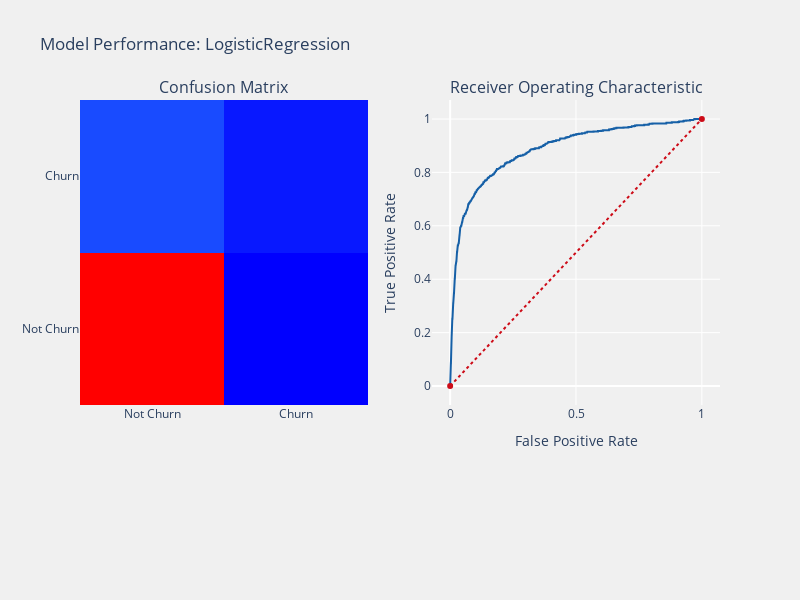

The notebook cell saved with this chart:
### Markdown cell above
#### 1. Logistic Regression (Baseline Model).

Let's do the LR with original datasets and then let's use the datasets obtained after PCA to see the difference.

### Code cell
logit  = LogisticRegression(C=1.0, class_weight=None, dual=False, fit_intercept=True,
          intercept_scaling=1, max_iter=100, multi_class='ovr', n_jobs=1,
          penalty='l2', random_state=None, solver='liblinear', tol=0.0001,
          verbose=0, warm_start=False)

telecom_churn_prediction(logit, X_train, X_test, y_train, y_test, threshold_plot=show_threshold)

### Figure 1 — Plotly figure (JSON) as saved in the notebook; plotly's stock layout.template omitted (floating-point values rounded to 4 significant figures; data arrays with more than 128 entries replaced by an {"elided": "..."} marker saying what was removed)
{"data": [{"colorscale": [[0, "rgb(0,0,255)"], [0.1, "rgb(51,153,255)"], [0.2, "rgb(102,204,255)"], [0.3, "rgb(153,204,255)"], [0.4, "rgb(204,204,255)"], [0.5, "rgb(255,255,255)"], [0.6, "rgb(255,204,255)"], [0.7, "rgb(255,153,255)"], [0.8, "rgb(255,102,204)"], [0.9, "rgb(255,102,102)"], [1, "rgb(255,0,0)"]], "name": "matrix", "showscale": false, "type": "heatmap", "x": ["Not Churn", "Churn"], "xaxis": "x", "y": ["Not Churn", "Churn"], "yaxis": "y", "z": [[8151, 105], [500, 230]]}, {"line": {"color": "rgb(22, 96, 167)", "width": 2}, "name": "Roc : 0.6511752349474355", "type": "scatter", "x": {"elided": "909 float values"}, "xaxis": "x2", "y": {"elided": "909 float values"}, "yaxis": "y2"}, {"line": {"color": "rgb(205, 12, 24)", "dash": "dot", "width": 2}, "type": "scatter", "x": [0, 1], "xaxis": "x2", "y": [0, 1], "yaxis": "y2"}], "layout": {"annotations": [{"font": {"size": 16}, "showarrow": false, "text": "Confusion Matrix", "x": 0.225, "xanchor": "center", "xref": "paper", "y": 1, "yanchor": "bottom", "yref": "paper"}, {"font": {"size": 16}, "showarrow": false, "text": "Receiver Operating Characteristic", "x": 0.775, "xanchor": "center", "xref": "paper", "y": 1, "yanchor": "bottom", "yref": "paper"}], "autosize": false, "height": 600, "margin": {"b": 195}, "paper_bgcolor": "rgba(240,240,240, 0.95)", "plot_bgcolor": "rgba(240,240,240, 0.95)", "showlegend": false, "title": {"text": "Model Performance: LogisticRegression"}, "width": 800, "xaxis": {"anchor": "y", "domain": [0, 0.45]}, "xaxis2": {"anchor": "y2", "domain": [0.55, 1], "title": {"text": "False Positive Rate"}}, "yaxis": {"anchor": "x", "domain": [0, 1]}, "yaxis2": {"anchor": "x2", "domain": [0, 1], "title": {"text": "True Positive Rate"}}}}
